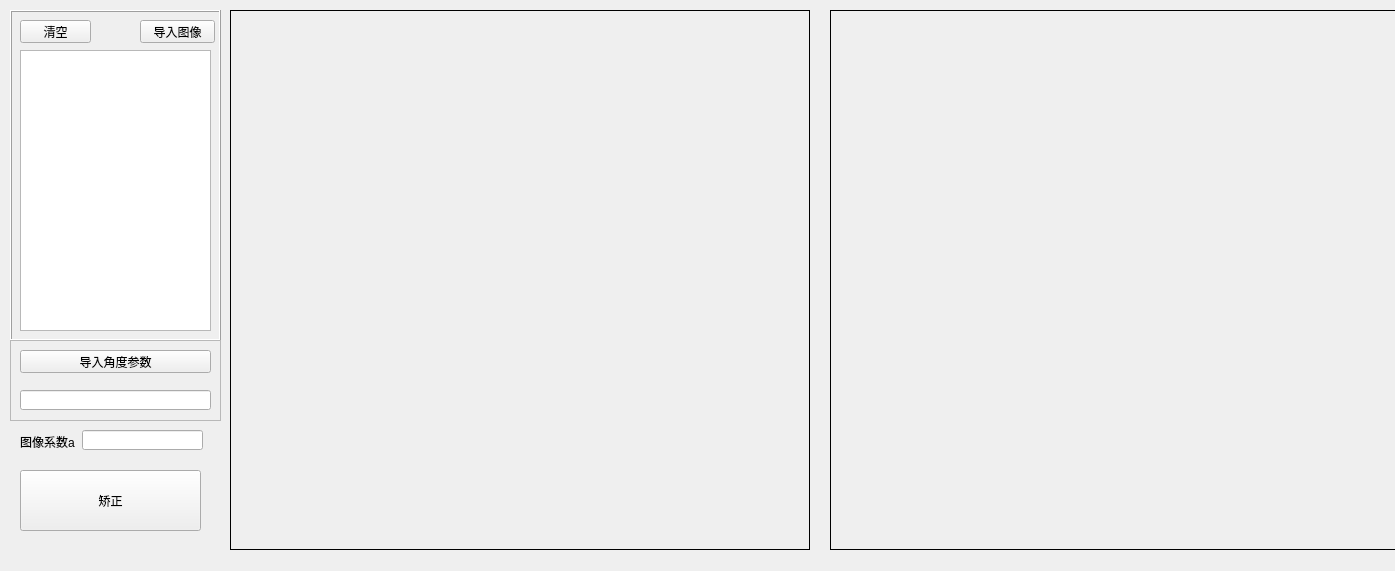
<?xml version="1.0" encoding="UTF-8"?>
<ui version="4.0">
 <class>CorrectUIClass</class>
 <widget class="QMainWindow" name="CorrectUIClass">
  <property name="geometry">
   <rect>
    <x>0</x>
    <y>0</y>
    <width>1395</width>
    <height>571</height>
   </rect>
  </property>
  <property name="windowTitle">
   <string>CorrectUI</string>
  </property>
  <widget class="QWidget" name="centralWidget">
   <widget class="QFrame" name="frame">
    <property name="geometry">
     <rect>
      <x>10</x>
      <y>10</y>
      <width>211</width>
      <height>331</height>
     </rect>
    </property>
    <property name="frameShape">
     <enum>QFrame::Box</enum>
    </property>
    <property name="frameShadow">
     <enum>QFrame::Raised</enum>
    </property>
    <widget class="QPushButton" name="clearButtom">
     <property name="geometry">
      <rect>
       <x>10</x>
       <y>10</y>
       <width>71</width>
       <height>23</height>
      </rect>
     </property>
     <property name="text">
      <string>清空</string>
     </property>
    </widget>
    <widget class="QPushButton" name="loadImageButton">
     <property name="geometry">
      <rect>
       <x>130</x>
       <y>10</y>
       <width>75</width>
       <height>23</height>
      </rect>
     </property>
     <property name="text">
      <string>导入图像</string>
     </property>
    </widget>
    <widget class="QListWidget" name="imageNameList">
     <property name="geometry">
      <rect>
       <x>10</x>
       <y>40</y>
       <width>191</width>
       <height>281</height>
      </rect>
     </property>
    </widget>
   </widget>
   <widget class="QFrame" name="frame_2">
    <property name="geometry">
     <rect>
      <x>10</x>
      <y>340</y>
      <width>211</width>
      <height>81</height>
     </rect>
    </property>
    <property name="frameShape">
     <enum>QFrame::StyledPanel</enum>
    </property>
    <property name="frameShadow">
     <enum>QFrame::Raised</enum>
    </property>
    <widget class="QPushButton" name="loadParameterButton">
     <property name="geometry">
      <rect>
       <x>10</x>
       <y>10</y>
       <width>191</width>
       <height>23</height>
      </rect>
     </property>
     <property name="text">
      <string>导入角度参数</string>
     </property>
    </widget>
    <widget class="QLineEdit" name="pathEdit">
     <property name="geometry">
      <rect>
       <x>10</x>
       <y>50</y>
       <width>191</width>
       <height>20</height>
      </rect>
     </property>
    </widget>
   </widget>
   <widget class="QPushButton" name="correctButton">
    <property name="geometry">
     <rect>
      <x>20</x>
      <y>470</y>
      <width>181</width>
      <height>61</height>
     </rect>
    </property>
    <property name="text">
     <string>矫正</string>
    </property>
   </widget>
   <widget class="QLabel" name="showImageLabel">
    <property name="geometry">
     <rect>
      <x>230</x>
      <y>10</y>
      <width>580</width>
      <height>540</height>
     </rect>
    </property>
    <property name="frameShape">
     <enum>QFrame::Box</enum>
    </property>
    <property name="text">
     <string/>
    </property>
   </widget>
   <widget class="QLabel" name="showImageLabel1">
    <property name="geometry">
     <rect>
      <x>830</x>
      <y>10</y>
      <width>580</width>
      <height>540</height>
     </rect>
    </property>
    <property name="frameShape">
     <enum>QFrame::Box</enum>
    </property>
    <property name="text">
     <string/>
    </property>
   </widget>
   <widget class="QLabel" name="label">
    <property name="geometry">
     <rect>
      <x>20</x>
      <y>431</y>
      <width>61</width>
      <height>21</height>
     </rect>
    </property>
    <property name="text">
     <string>图像系数a</string>
    </property>
   </widget>
   <widget class="QLineEdit" name="parmEdit">
    <property name="geometry">
     <rect>
      <x>82</x>
      <y>430</y>
      <width>121</width>
      <height>20</height>
     </rect>
    </property>
   </widget>
  </widget>
 </widget>
 <layoutdefault spacing="6" margin="11"/>
 <resources>
  <include location="correctui.qrc"/>
 </resources>
 <connections/>
</ui>
